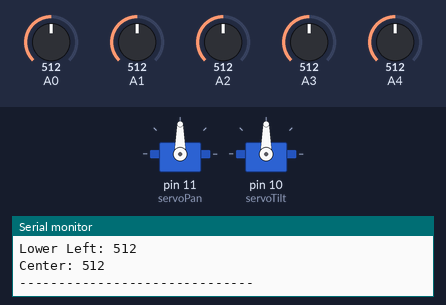
Recording of a sketch running on a simulated Arduino Uno, built with avr-gcc and run on an emulated ATmega328P. Parts: 2 × servo, the last lines printed to the serial monitor. The inputs (shaded band) are chosen by the test bench; at power-on: A0 = 512, A2 = 512, A1 = 512, A3 = 512, A4 = 512.

Above: at 4.2 s.
4.3 s: A0 set to 524
At 7.0 s:
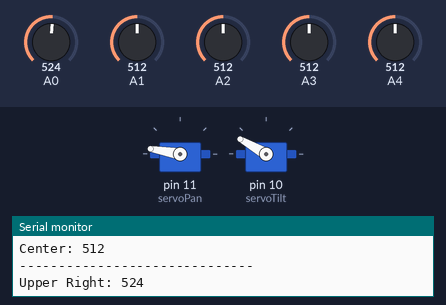
7.3 s: A2 set to 716
At 7.7 s:
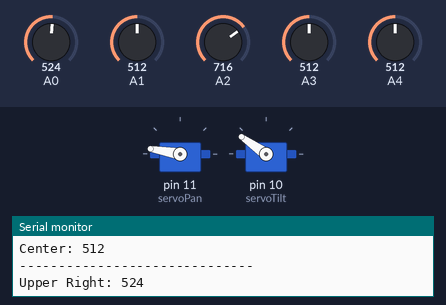
8.9 s: A1 set to 494
At 11.7 s:
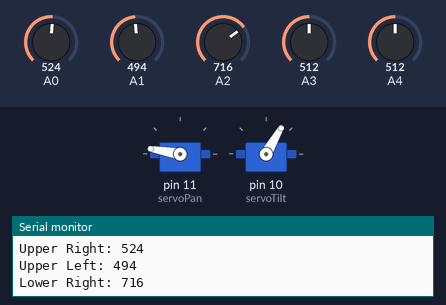
Timing chart, 0 to 13.2 s (numbered marks = the images above; inputs shaded):
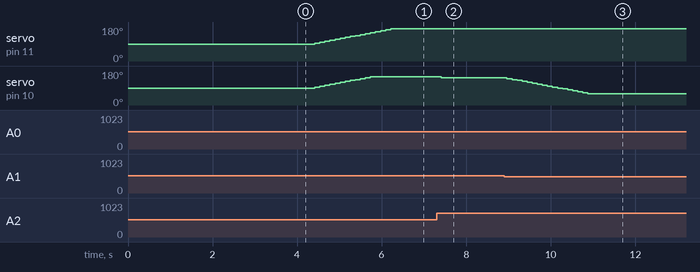

The sketch:

light_seek.ino
```cpp
#include <Servo.h>
Servo servoPan;
Servo servoTilt;
int pan = 90;
int tilt = 90 ;
void setup() {
  // put your setup code here, to run once:
  Serial.begin(9600);


  servoPan.attach(11);
  servoTilt.attach(10);

  servoPan.write(pan);
  servoTilt.write(tilt);

  delay(3000);

}

void loop() {

  int sensorUpperRight = analogRead(A0);
  int sensorUpperLeft = analogRead(A1);
  int sensorLowerRight = analogRead(A2);
  int sensorLowerLeft = analogRead(A3);
  int sensorCenter = analogRead(A4);

  int midLeft = (sensorUpperLeft + sensorLowerLeft) * 0.5;
  int midRight = (sensorUpperRight + sensorLowerRight) * 0.5;
  int midUpper = (sensorUpperLeft + sensorUpperRight) * 0.5;
  int midBottom = (sensorLowerLeft + sensorLowerRight) * 0.5;

  if (midLeft > sensorCenter ) {
    pan = pan - 5;
    if ( pan <= 10) pan = 10 ;
  }
 if (midRight > sensorCenter ) {
    pan = pan + 5;
    if ( pan >= 170) pan = 170 ;
  }
 if (midUpper > sensorCenter ) {
    tilt = tilt + 5;
    if ( tilt >= 150) tilt = 150 ;
  }
   if (midBottom > sensorCenter ) {
    tilt = tilt - 5;
    if ( tilt <= 60) tilt = 60 ;
  }


servoPan.write(pan);
 servoTilt.write(tilt);


Serial.println("------------------------------");
Serial.println("Upper Right: " + String(sensorUpperRight));
Serial.println("Upper Left: " + String(sensorUpperLeft));
Serial.println("Lower Right: " + String(sensorLowerRight));
Serial.println("Lower Left: " + String(sensorLowerLeft));
Serial.println("Center: " + String(sensorCenter));
delay(50);
}
```

Measured:
- the behaviour switches between 513 and 514 on A0 (found by bisection; images 0 and 1)
- the behaviour switches between 502 and 501 on A1 (found by bisection; images 2 and 3)
- after the input at 4.3 s, servo on pin 11 (servoPan): moves from 90° to 170° over 1.8 s, starting after 0.12 s; servo on pin 10 (servoTilt): moves from 90° to 150° over 1.3 s, starting after 0.12 s
- after the input at 7.3 s, servo on pin 10 (servoTilt): 150° → 145° after 0.11 s
- after the input at 8.9 s, servo on pin 10 (servoTilt): moves from 145° to 60° over 1.9 s, starting after 0.06 s
